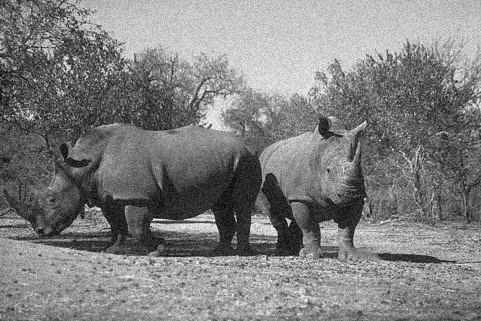
#> input picture ingest/112082unimgNoise70.jpg, 481 x 321 px; its folder holds only this picture in this run
$ python 'comet v2.py'
#> lines starting #> are read from the running program, lines starting #| are printed output that depends on the picture
import os
from typing import List #File operations
import cv2 #Image Manipulation
import csv #Data logging
import numpy as np #Array operations
from PIL import Image #Image Operations

#This is the unifed code of imageprocessor.py, split.py, and colorcode.py

###Section 1: Imageprocessor - Imports image and resizes it to 4000x3000 pixels, then turns each picture to gray scale, then runs the canny edge filter

current_dir = os.getcwd()
input_dir = current_dir + "/ingest/"
temporary_dir = current_dir + '/temporary/'
output_dir = current_dir + "/output/"

#IMPORT SECTION#

os.chdir(input_dir)
List_of_Files = os.listdir(input_dir)
for file in List_of_Files:
    try:
        originalImg = cv2.imread(file)
#> originalImg is the input picture: shape (321, 481, 3); min 0, max 255, mean 128.3
        print("success 1")
    except ValueError:
        print("File format not valid")

width_dimension = 4000
height_dimension = 3000
resize_dimension = (width_dimension, height_dimension)
resized_image = cv2.resize(originalImg, resize_dimension, interpolation = cv2.INTER_LINEAR_EXACT)
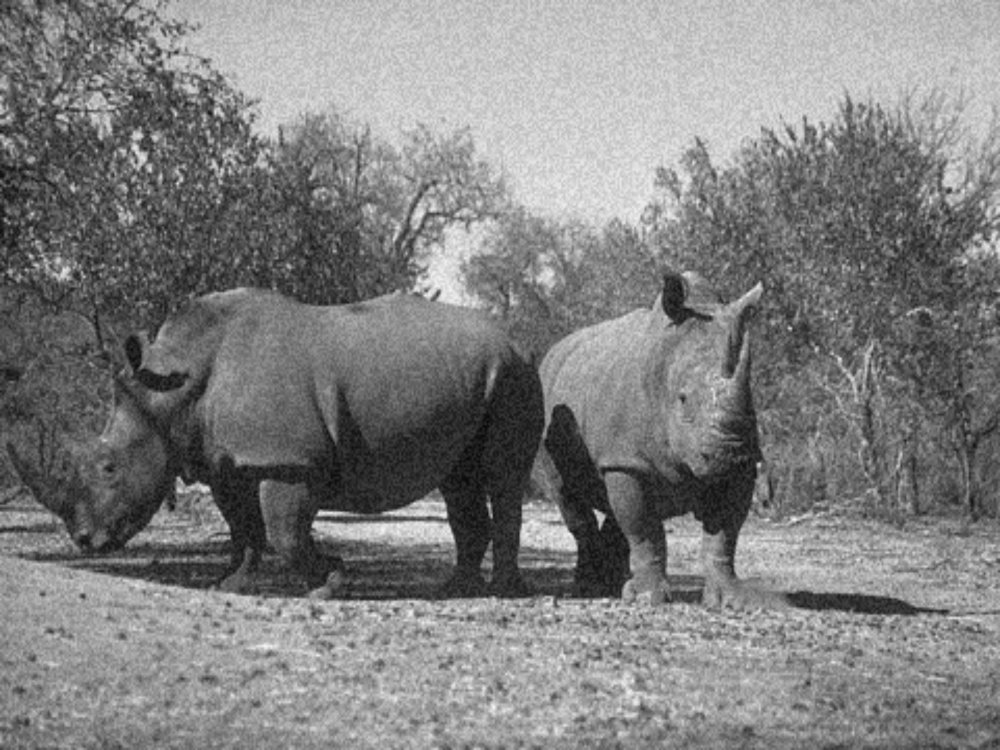
#> resized_image: shape (3000, 4000, 3) (shown at 1/4 size); min 1, max 254, mean 128.3

edges = cv2.Canny(resized_image, 10,100)
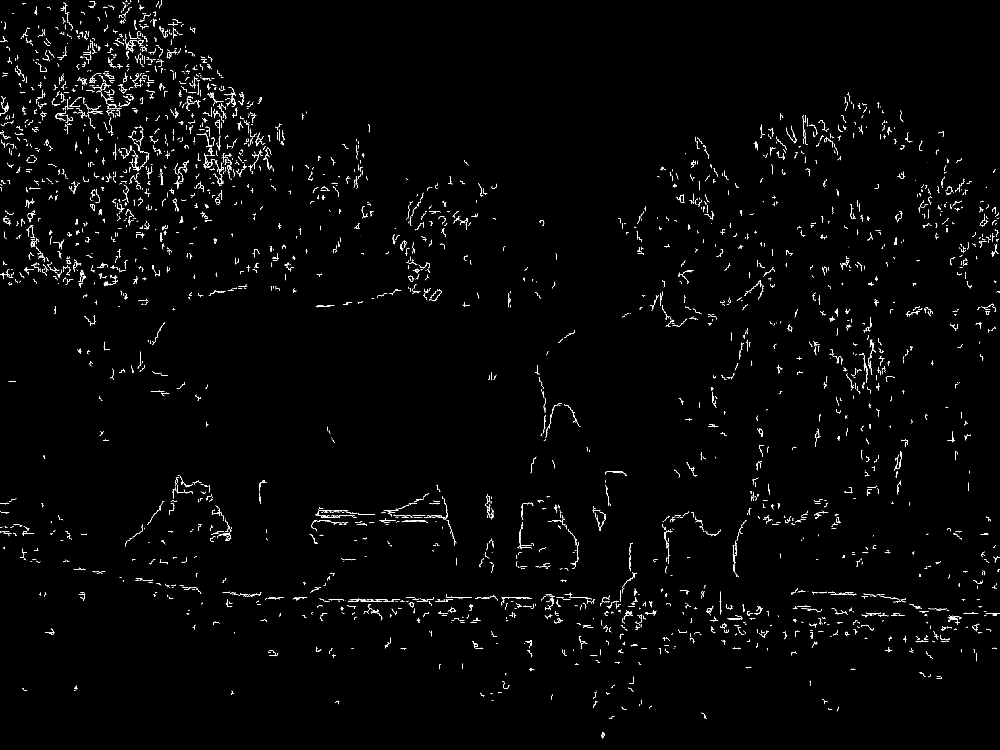
#> edges: shape (3000, 4000) (shown at 1/4 size); 0.77% white in thin lines or dots
output_file = output_dir + 'temporary.png'
print(output_file)
cv2.imwrite(output_file, edges)

dimensions = edges.shape
#> dimensions = (3000, 4000)
x_split = int(dimensions[1]/400)
#> x_split = 10
y_split = int(dimensions[0]/300)
#> y_split = 10
print("success 4")

#ANALYSIS SECTION#

ratio_list = []
x_pixel = 0
y_pixel = 0
for x_iteration in range(400):
    for y_iteration in range(300):
        split_image = edges[y_pixel:y_pixel + y_split,x_pixel:x_pixel+x_split]
        white_pixels = int(np.sum(split_image >= 200))
        black_pixels = int(np.sum(split_image <= 100))
        ratio = (1000 * white_pixels / (black_pixels + 1))
        ratio_list.append(ratio)
        #print("x,y", x_pixel, y_pixel)

        #print("iteration", x_iteration, y_iteration)
        #cv2.imwrite(output_dir + str(x_iteration + y_iteration) + ".jpg", split_image)
        y_pixel += y_split

    x_pixel += x_split
    y_pixel = 0
#> after the loop, ratio_list = 120000 items; x_pixel = 4000

print("success 5")

ratio_csv = output_dir + "ratios.csv"
ratio_text = output_dir + "ratios.txt"

with open(ratio_text, 'w', newline = '') as outputfile:
        writer = csv.writer(outputfile)
        for item in ratio_list:
            write = [item]
            writer.writerow(write)
#> this loop made 120000 passes
#> (item, write) on passes 2 to 4: (0, [0]), (0, [0]), (0, [0])
        np.savetxt(ratio_text, ratio_list, fmt ='%s')

print("success 6")

minimumChonk = min(ratio_list)
#> minimumChonk = 0
maximumChonk = max(ratio_list)
#> maximumChonk = 530.3
spectrum = 255 / (maximumChonk - minimumChonk)
#> spectrum = 0.481
for count in range(len(ratio_list)):
    ratio_list[count] *= spectrum
print("success 7")

#REBUILDING SECTION#

output_file = output_dir + "outputput.png"
grid = np.array(ratio_list)
grid2 = np.reshape(grid, (400,300))
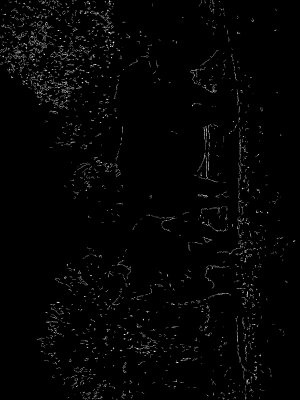
#> grid2: shape (400, 300) float64; min 0, max 255, mean 4.2
colorImage = Image.fromarray(grid2)
colorImage = colorImage.convert("L")
#> colorImage: PIL image 300x400 L

colorImage = colorImage.rotate(-90)
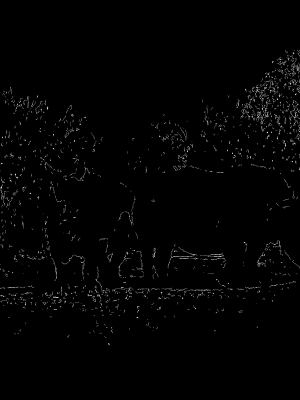
#> colorImage: PIL image 300x400 L; min 0, max 223, mean 2.9
#colorImage.save(output_file)

final_output = colorImage.resize((4000,3000))
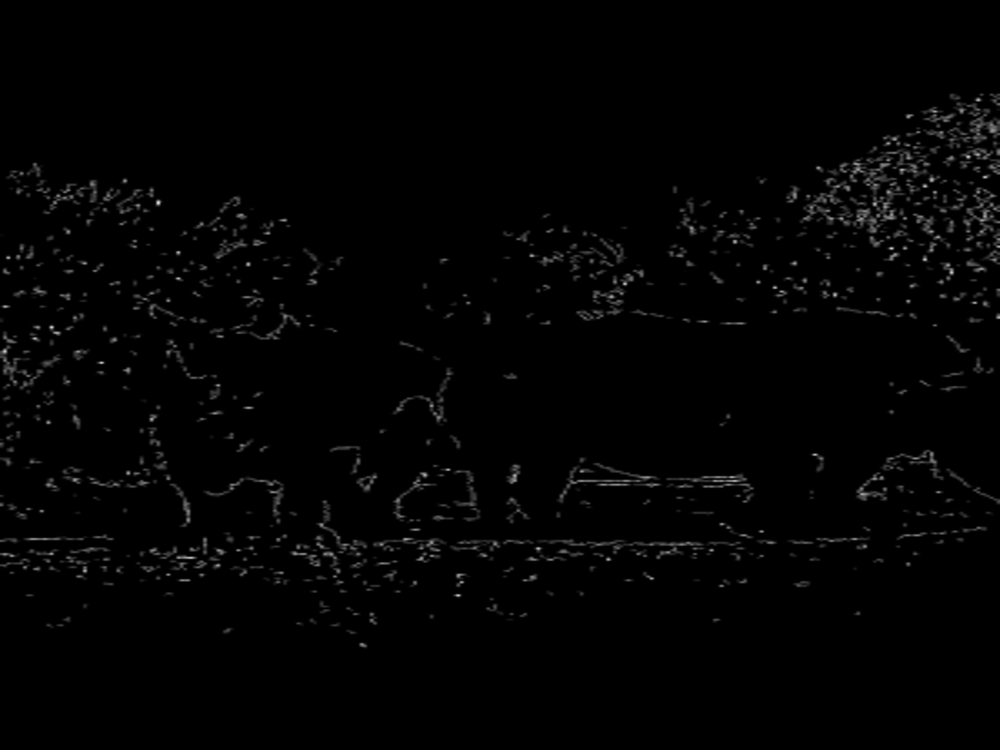
#> final_output: PIL image 4000x3000 L (shown at 1/4 size); min 0, max 230, mean 3.1
final_output.save(output_file)

print("success 8")

$ run again, on ingest/comparison.png
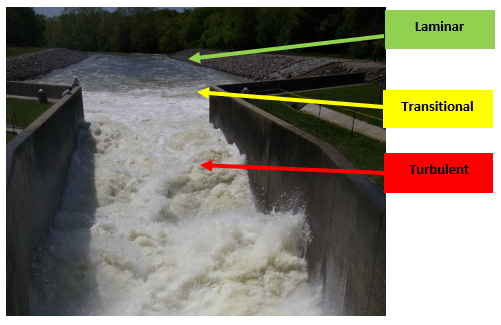
#> input picture ingest/comparison.png, 501 x 325 px
#> originalImg is the input picture: shape (325, 501, 3); mean B, G, R 110.9, 125, 130.3
#> `edges = cv2.Canny(resized_image, 10,100)`:
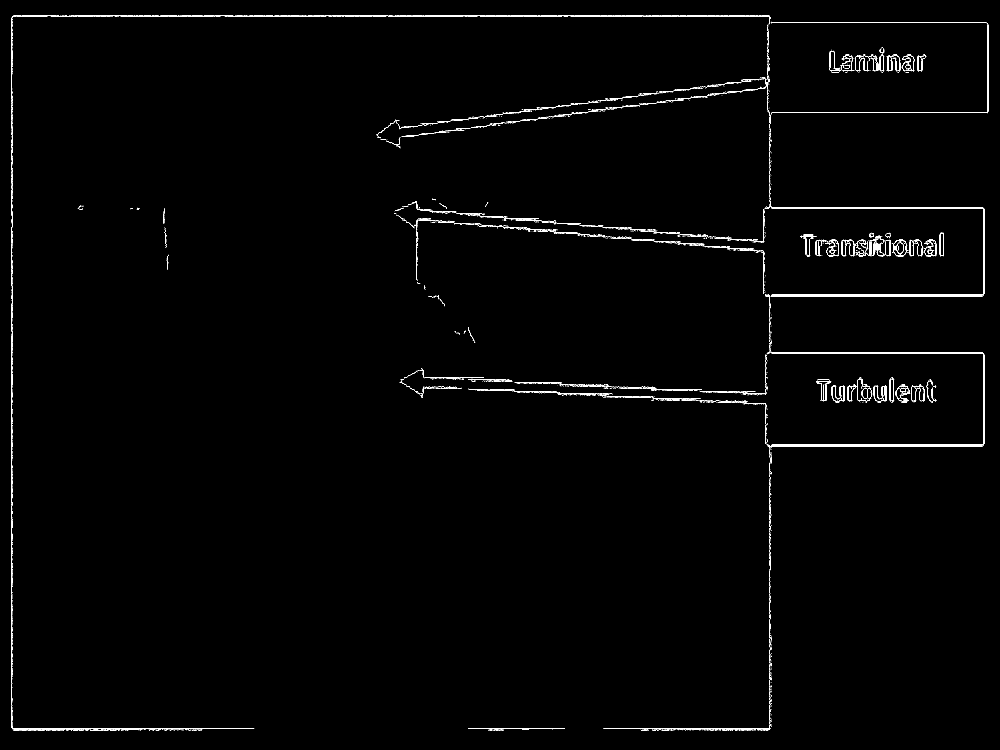
#> edges: shape (3000, 4000) (shown at 1/4 size); 0.55% white in thin lines or dots
#> after the loop `for x_iteration in range(400):`: ratio_list = 120000 items; x_pixel = 4000
#> minimumChonk = 0
#> maximumChonk = 442.9
#> spectrum = 0.576
#> `final_output = colorImage.resize((4000,3000))`:
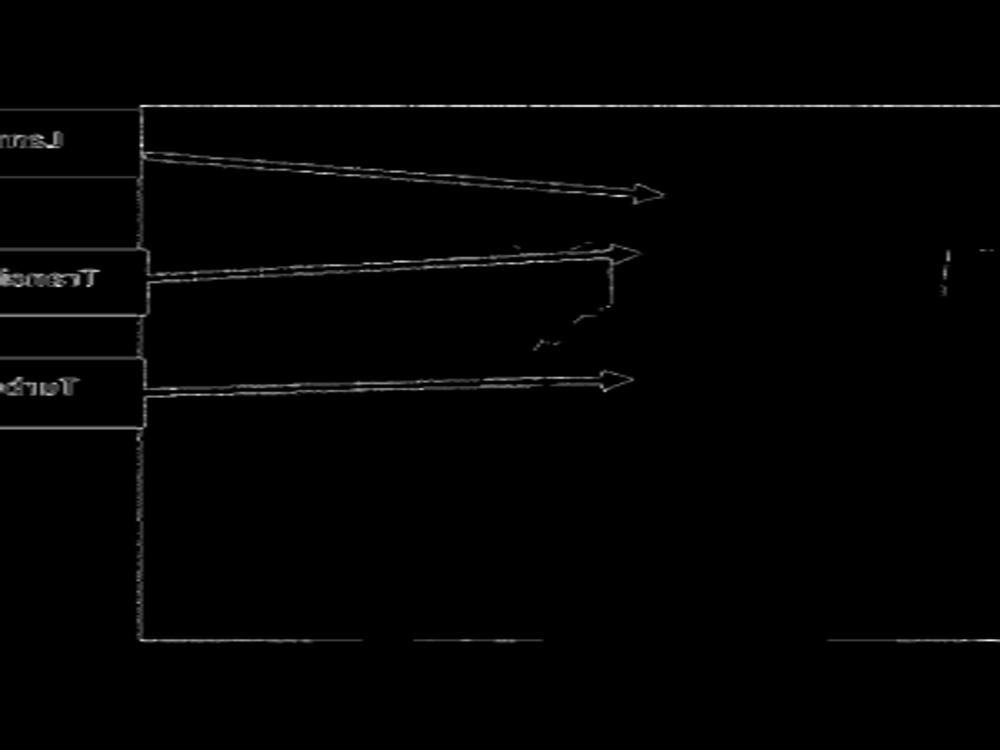
#> final_output: PIL image 4000x3000 L (shown at 1/4 size); min 0, max 253, mean 2.6
